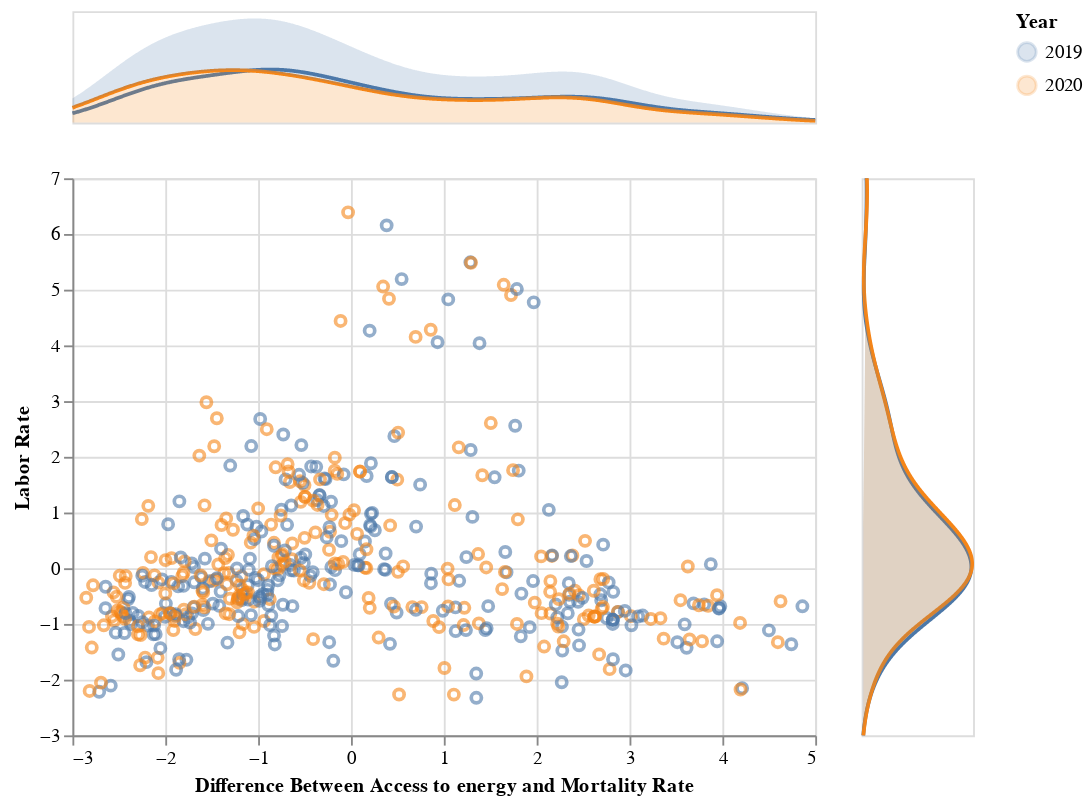

The cell this chart's notebook holds for it:
### Markdown cell above
No significant change of patterns is observed.

### Code cell
# construct upper panel (kdes for pc1)
top_panel = base.transform_density(
    density = 'PC1',
    groupby = ['Year'],
    as_ = ['PC1', 'Estimated density'],
    bandwidth = 0.5,
    extent = [-3, 5],
    steps = 1000 
).mark_line(order = False).encode(
    x = alt.X('PC1:Q', 
              title = '',
              axis = None),
    y = alt.Y('Estimated density:Q', 
              title = '',
              axis = None),
    color = alt.Color('Year:N', title = 'Year')
).properties(height = 60)

# construct side panel (kdes for pc2)
side_panel = base.transform_density(
    density = 'PC2',
    groupby = ['Year'],
    as_ = ['PC2', 'Estimated density'],
    bandwidth = 0.5,
    extent = [-3, 5],
    steps = 1000 
).mark_line(order = False).encode(
    y = alt.Y('PC2:Q', 
              title = '',
              axis = None),
    x = alt.X('Estimated density:Q', 
              title = '',
              axis = None),
    color = alt.Color('Year:N', title = 'Year')
).properties(width = 60)

(top_panel + top_panel.mark_area(order = False, opacity = 0.2)) & (scatter | (side_panel + side_panel.mark_area(order = False, opacity = 0.2)))

### Figure 1 — Vega-Lite specification as saved in the notebook (floating-point values rounded to 4 significant figures; data arrays with more than 128 entries replaced by an {"elided": "..."} marker saying what was removed)
{"config": {"view": {"continuousWidth": 400, "continuousHeight": 300}}, "vconcat": [{"layer": [{"mark": {"type": "line", "order": false}, "encoding": {"color": {"field": "Year", "title": "Year", "type": "nominal"}, "x": {"axis": null, "field": "PC1", "title": "", "type": "quantitative"}, "y": {"axis": null, "field": "Estimated density", "title": "", "type": "quantitative"}}, "height": 60, "transform": [{"density": "PC1", "bandwidth": 0.5, "extent": [-3, 5], "groupby": ["Year"], "steps": 1000, "as": ["PC1", "Estimated density"]}]}, {"mark": {"type": "area", "opacity": 0.2, "order": false}, "encoding": {"color": {"field": "Year", "title": "Year", "type": "nominal"}, "x": {"axis": null, "field": "PC1", "title": "", "type": "quantitative"}, "y": {"axis": null, "field": "Estimated density", "title": "", "type": "quantitative"}}, "height": 60, "transform": [{"density": "PC1", "bandwidth": 0.5, "extent": [-3, 5], "groupby": ["Year"], "steps": 1000, "as": ["PC1", "Estimated density"]}]}]}, {"hconcat": [{"mark": {"type": "point", "opacity": 0.6}, "encoding": {"color": {"field": "Year", "title": "Year", "type": "nominal"}, "x": {"field": "PC1", "title": "Difference Between Access to energy and Mortality Rate", "type": "quantitative"}, "y": {"field": "PC2", "title": "Labor Rate", "type": "quantitative"}}}, {"layer": [{"mark": {"type": "line", "order": false}, "encoding": {"color": {"field": "Year", "title": "Year", "type": "nominal"}, "x": {"axis": null, "field": "Estimated density", "title": "", "type": "quantitative"}, "y": {"axis": null, "field": "PC2", "title": "", "type": "quantitative"}}, "transform": [{"density": "PC2", "bandwidth": 0.5, "extent": [-3, 5], "groupby": ["Year"], "steps": 1000, "as": ["PC2", "Estimated density"]}], "width": 60}, {"mark": {"type": "area", "opacity": 0.2, "order": false}, "encoding": {"color": {"field": "Year", "title": "Year", "type": "nominal"}, "x": {"axis": null, "field": "Estimated density", "title": "", "type": "quantitative"}, "y": {"axis": null, "field": "PC2", "title": "", "type": "quantitative"}}, "transform": [{"density": "PC2", "bandwidth": 0.5, "extent": [-3, 5], "groupby": ["Year"], "steps": 1000, "as": ["PC2", "Estimated density"]}], "width": 60}]}]}], "data": {"name": "data-2c04aa7da9a1dfc46121f8e171eebf33"}, "$schema": "https://vega.github.io/schema/vega-lite/v4.17.0.json", "datasets": {"data-2c04aa7da9a1dfc46121f8e171eebf33": {"elided": "478 records"}}}
